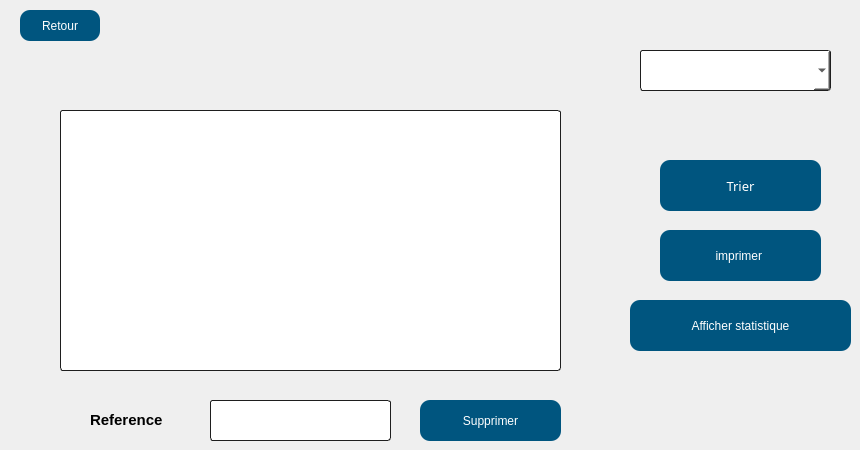
      <widget class="QWidget" name="page_6">
       <widget class="QTableView" name="tableView_2">
        <property name="geometry">
         <rect>
          <x>60</x>
          <y>110</y>
          <width>501</width>
          <height>261</height>
         </rect>
        </property>
        <property name="styleSheet">
         <string notr="true">    border-style: solid;
background-color: rgb(255, 255, 255);
    border: 1px solid #1e1e1e;
    border-radius: 5;
border-radius: 3px;</string>
        </property>
       </widget>
       <widget class="QPushButton" name="retour_4">
        <property name="geometry">
         <rect>
          <x>20</x>
          <y>10</y>
          <width>80</width>
          <height>31</height>
         </rect>
        </property>
        <property name="styleSheet">
         <string notr="true">QPushButton
{
  
  border-radius: 10px;

background-color: qlineargradient(spread:pad, x1:0.613065, y1:0.511, x2:0.969, y2:0, stop:0.18593  rgb(0, 85, 127), stop:0.959799 rgba(0, 0, 0, 161));
	background-color: rgb(0, 85, 127);
	
color:rgb(255, 255, 255);

}

QPushButton:hover,QPushButton:hover
{
    border: 4px solid QLinearGradient( x1: 2, y1: 2, x2: 2, y2: 3, stop: 0 #01197f , stop: 3 #d7801a);
}</string>
        </property>
        <property name="text">
         <string>Retour</string>
        </property>
       </widget>
       <widget class="QPushButton" name="tri">
        <property name="geometry">
         <rect>
          <x>660</x>
          <y>160</y>
          <width>161</width>
          <height>51</height>
         </rect>
        </property>
        <property name="font">
         <font>
          <family>PMingLiU-ExtB</family>
          <pointsize>10</pointsize>
          <weight>50</weight>
          <italic>false</italic>
          <bold>false</bold>
         </font>
        </property>
        <property name="styleSheet">
         <string notr="true">QPushButton
{
  
  border-radius: 10px;

background-color: qlineargradient(spread:pad, x1:0.613065, y1:0.511, x2:0.969, y2:0, stop:0.18593  rgb(0, 85, 127), stop:0.959799 rgba(0, 0, 0, 161));
	background-color: rgb(0, 85, 127);
	
color:rgb(255, 255, 255);

}

QPushButton:hover,QPushButton:hover
{
    border: 4px solid QLinearGradient( x1: 2, y1: 2, x2: 2, y2: 3, stop: 0 #01197f , stop: 3 #d7801a);
}</string>
        </property>
        <property name="text">
         <string>Trier</string>
        </property>
       </widget>
       <widget class="QPushButton" name="pushButton_imprimer">
        <property name="geometry">
         <rect>
          <x>660</x>
          <y>230</y>
          <width>161</width>
          <height>51</height>
         </rect>
        </property>
        <property name="styleSheet">
         <string notr="true">QPushButton
{
  
  border-radius: 10px;

background-color: qlineargradient(spread:pad, x1:0.613065, y1:0.511, x2:0.969, y2:0, stop:0.18593  rgb(0, 85, 127), stop:0.959799 rgba(0, 0, 0, 161));
	background-color: rgb(0, 85, 127);
	
color:rgb(255, 255, 255);

}

QPushButton:hover,QPushButton:hover
{
    border: 4px solid QLinearGradient( x1: 2, y1: 2, x2: 2, y2: 3, stop: 0 #01197f , stop: 3 #d7801a);
}</string>
        </property>
        <property name="text">
         <string>imprimer </string>
        </property>
       </widget>
       <widget class="QPushButton" name="pushButton_stat">
        <property name="geometry">
         <rect>
          <x>630</x>
          <y>300</y>
          <width>221</width>
          <height>51</height>
         </rect>
        </property>
        <property name="styleSheet">
         <string notr="true">QPushButton
{
  
  border-radius: 10px;

background-color: qlineargradient(spread:pad, x1:0.613065, y1:0.511, x2:0.969, y2:0, stop:0.18593  rgb(0, 85, 127), stop:0.959799 rgba(0, 0, 0, 161));
	background-color: rgb(0, 85, 127);
	
color:rgb(255, 255, 255);

}

QPushButton:hover,QPushButton:hover
{
    border: 4px solid QLinearGradient( x1: 2, y1: 2, x2: 2, y2: 3, stop: 0 #01197f , stop: 3 #d7801a);
}</string>
        </property>
        <property name="text">
         <string>Afficher statistique</string>
        </property>
       </widget>
       <widget class="QComboBox" name="comboBox_2">
        <property name="geometry">
         <rect>
          <x>640</x>
          <y>50</y>
          <width>191</width>
          <height>41</height>
         </rect>
        </property>
        <property name="styleSheet">
         <string notr="true">    border-style: solid;
background-color: rgb(255, 255, 255);
    border: 1px solid #1e1e1e;
    border-radius: 5;
border-radius: 3px;</string>
        </property>
       </widget>
       <widget class="QPushButton" name="sup_ch">
        <property name="geometry">
         <rect>
          <x>420</x>
          <y>400</y>
          <width>141</width>
          <height>41</height>
         </rect>
        </property>
        <property name="styleSheet">
         <string notr="true">QPushButton
{
  
  border-radius: 10px;

background-color: qlineargradient(spread:pad, x1:0.613065, y1:0.511, x2:0.969, y2:0, stop:0.18593  rgb(0, 85, 127), stop:0.959799 rgba(0, 0, 0, 161));
	background-color: rgb(0, 85, 127);
	
color:rgb(255, 255, 255);

}

QPushButton:hover,QPushButton:hover
{
    border: 4px solid QLinearGradient( x1: 2, y1: 2, x2: 2, y2: 3, stop: 0 #01197f , stop: 3 #d7801a);
}</string>
        </property>
        <property name="text">
         <string>Supprimer</string>
        </property>
       </widget>
       <widget class="QLineEdit" name="lineEdit_reff_ch">
        <property name="geometry">
         <rect>
          <x>210</x>
          <y>400</y>
          <width>181</width>
          <height>41</height>
         </rect>
        </property>
        <property name="styleSheet">
         <string notr="true">    border-style: solid;
background-color: rgb(255, 255, 255);
    border: 1px solid #1e1e1e;
    border-radius: 5;
border-radius: 3px;</string>
        </property>
       </widget>
       <widget class="QLabel" name="refff">
        <property name="geometry">
         <rect>
          <x>90</x>
          <y>400</y>
          <width>111</width>
          <height>41</height>
         </rect>
        </property>
        <property name="text">
         <string>&lt;html&gt;&lt;head/&gt;&lt;body&gt;&lt;p&gt;&lt;span style=&quot; font-size:11pt; font-weight:600;&quot;&gt;Reference&lt;/span&gt;&lt;/p&gt;&lt;/body&gt;&lt;/html&gt;</string>
        </property>
       </widget>
      </widget>
